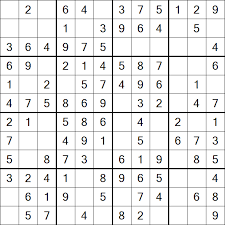
#> input picture Photos/sudoku.png, 225 x 225 px
$ python 10.bitwise.py
#> lines starting #> are read from the running program, lines starting #| are printed output that depends on the picture; after the words box and inside, x2 and y2 are one past the last pixel; in counts of white or black regions, pixels touching at a corner belong together
import cv2 as cv
import numpy as np
# pixel is turned on with a value of 1, and off if 0


img = cv.imread("Photos/sudoku.png")
#> img is the input picture: shape (225, 225, 3); mean B, G, R 234.1, 234, 234
blank = np.zeros((400,400), dtype="uint8")

rectangle = cv.rectangle(blank.copy(), (30,30),(370,370), 255, -1)
circle = cv.circle(blank.copy(),(200,200),200,255,-1)
cv.imshow("rect",rectangle)
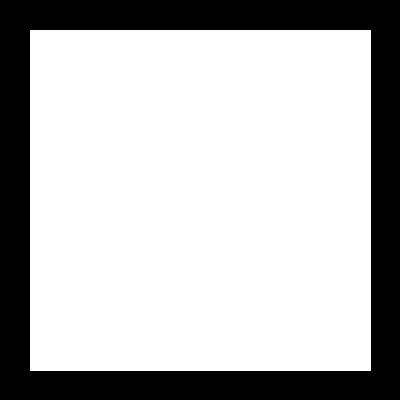
#> window 'rect': shape (400, 400); 72.7% white; 1 black region, box (x1, y1, x2, y2) and area: (0, 0, 400, 400) 43719
cv.imshow("circle",circle)
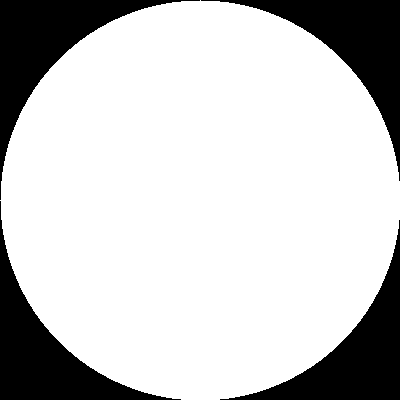
#> window 'circle': shape (400, 400); 78.5% white; 4 black regions, box (x1, y1, x2, y2) and area: (0, 0, 200, 200) 8793, (201, 0, 400, 181) 8593, (0, 201, 181, 400) 8593, (220, 220, 400, 400) 8394


# bitwise AND
# bitwise and takes 2 source images
# takes the two images and we get the intersection of the two
bitwsie_and = cv.bitwise_and(rectangle,circle)
cv.imshow("bit_and",bitwsie_and)
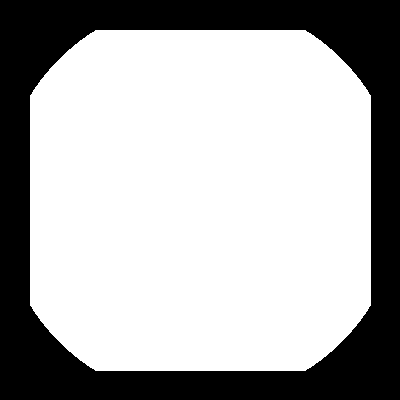
#> window 'bit_and': shape (400, 400); 68.1% white; 1 black region, box (x1, y1, x2, y2) and area: (0, 0, 400, 400) 51051

# bitwise OR
# both the intersection and non intersection
# basically puts them together
bitwise_or = cv.bitwise_or(rectangle,circle)
cv.imshow("or",bitwise_or)
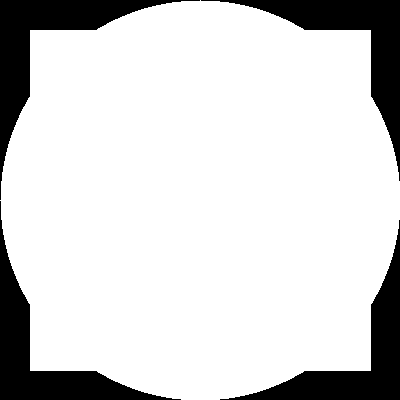
#> window 'or': shape (400, 400); 83.1% white; 4 black regions, box (x1, y1, x2, y2) and area: (0, 0, 200, 200) 6960, (201, 0, 400, 181) 6760, (0, 201, 181, 400) 6760, (220, 220, 400, 400) 6561

# bitwise XOR
# non intersecting regions
bitwise_xor = cv.bitwise_xor(rectangle,circle)
cv.imshow("XOR",bitwise_xor)
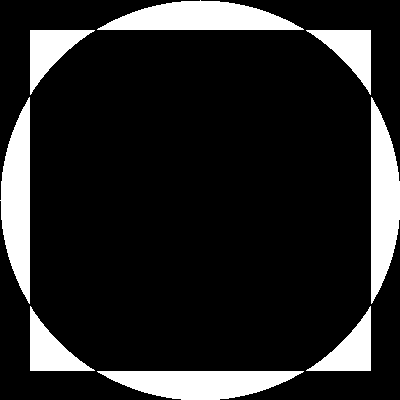
#> window 'XOR': shape (400, 400); 15% white; 8 white regions, largest, box (x1, y1, x2, y2) and area: (97, 0, 304, 30) 4170, (0, 97, 30, 304) 4170, (371, 97, 400, 304) 4169

# bitwise NOT
# returns nothings really, inverts the binary color
# takes only one argument
bitwise_not = cv.bitwise_not(rectangle)
cv.imshow("Not",bitwise_not)

cv.waitKey(0)
